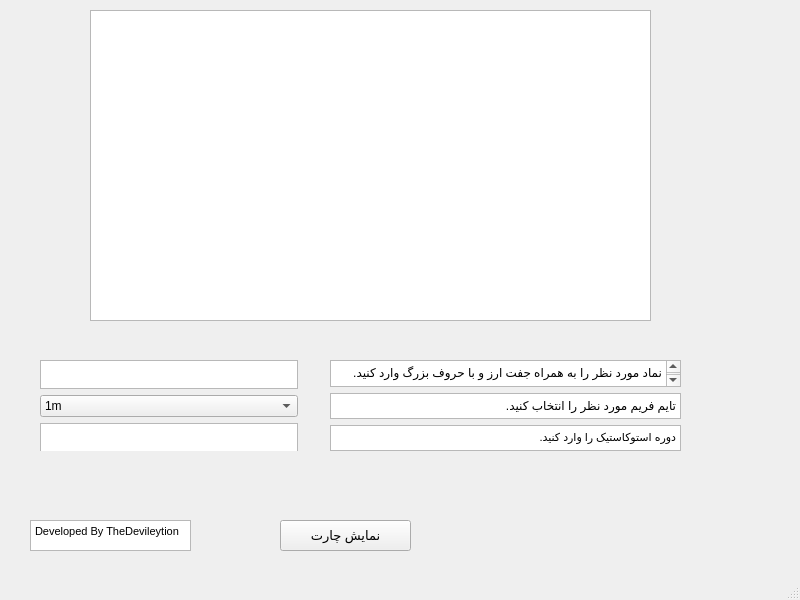
<?xml version="1.0" encoding="UTF-8"?>
<ui version="4.0">
 <class>MainWindow</class>
 <widget class="QMainWindow" name="MainWindow">
  <property name="geometry">
   <rect>
    <x>0</x>
    <y>0</y>
    <width>800</width>
    <height>600</height>
   </rect>
  </property>
  <property name="windowTitle">
   <string>MainWindow</string>
  </property>
  <widget class="QWidget" name="centralwidget">
   <widget class="QTextBrowser" name="text">
    <property name="geometry">
     <rect>
      <x>90</x>
      <y>10</y>
      <width>561</width>
      <height>311</height>
     </rect>
    </property>
   </widget>
   <widget class="QPushButton" name="pushButton">
    <property name="geometry">
     <rect>
      <x>280</x>
      <y>520</y>
      <width>131</width>
      <height>31</height>
     </rect>
    </property>
    <property name="font">
     <font>
      <pointsize>10</pointsize>
     </font>
    </property>
    <property name="text">
     <string>نمایش چارت</string>
    </property>
   </widget>
   <widget class="QTextBrowser" name="textBrowser_4">
    <property name="geometry">
     <rect>
      <x>30</x>
      <y>520</y>
      <width>161</width>
      <height>31</height>
     </rect>
    </property>
    <property name="html">
     <string>&lt;!DOCTYPE HTML PUBLIC &quot;-//W3C//DTD HTML 4.0//EN&quot; &quot;http://www.w3.org/TR/REC-html40/strict.dtd&quot;&gt;
&lt;html&gt;&lt;head&gt;&lt;meta name=&quot;qrichtext&quot; content=&quot;1&quot; /&gt;&lt;style type=&quot;text/css&quot;&gt;
p, li { white-space: pre-wrap; }
&lt;/style&gt;&lt;/head&gt;&lt;body style=&quot; font-family:'MS Shell Dlg 2'; font-size:8.25pt; font-weight:400; font-style:normal;&quot;&gt;
&lt;p style=&quot; margin-top:0px; margin-bottom:0px; margin-left:0px; margin-right:0px; -qt-block-indent:0; text-indent:0px;&quot;&gt;Developed By TheDevileytion&lt;/p&gt;&lt;/body&gt;&lt;/html&gt;</string>
    </property>
   </widget>
   <widget class="QWidget" name="">
    <property name="geometry">
     <rect>
      <x>330</x>
      <y>360</y>
      <width>351</width>
      <height>91</height>
     </rect>
    </property>
    <layout class="QGridLayout" name="gridLayout_2">
     <item row="0" column="0">
      <widget class="QTextBrowser" name="textBrowser">
       <property name="html">
        <string>&lt;!DOCTYPE HTML PUBLIC &quot;-//W3C//DTD HTML 4.0//EN&quot; &quot;http://www.w3.org/TR/REC-html40/strict.dtd&quot;&gt;
&lt;html&gt;&lt;head&gt;&lt;meta name=&quot;qrichtext&quot; content=&quot;1&quot; /&gt;&lt;style type=&quot;text/css&quot;&gt;
p, li { white-space: pre-wrap; }
&lt;/style&gt;&lt;/head&gt;&lt;body style=&quot; font-family:'MS Shell Dlg 2'; font-size:8.25pt; font-weight:400; font-style:normal;&quot;&gt;
&lt;p align=&quot;right&quot; style=&quot; margin-top:0px; margin-bottom:0px; margin-left:0px; margin-right:0px; -qt-block-indent:0; text-indent:0px;&quot;&gt;&lt;span style=&quot; font-size:9pt;&quot;&gt;.نماد مورد نظر را به همراه جفت ارز و با حروف بزرگ وارد کنید&lt;/span&gt;&lt;/p&gt;
&lt;p align=&quot;right&quot; style=&quot;-qt-paragraph-type:empty; margin-top:0px; margin-bottom:0px; margin-left:0px; margin-right:0px; -qt-block-indent:0; text-indent:0px; font-size:9pt;&quot;&gt;&lt;br /&gt;&lt;/p&gt;&lt;/body&gt;&lt;/html&gt;</string>
       </property>
      </widget>
     </item>
     <item row="1" column="0">
      <widget class="QTextBrowser" name="textBrowser_2">
       <property name="html">
        <string>&lt;!DOCTYPE HTML PUBLIC &quot;-//W3C//DTD HTML 4.0//EN&quot; &quot;http://www.w3.org/TR/REC-html40/strict.dtd&quot;&gt;
&lt;html&gt;&lt;head&gt;&lt;meta name=&quot;qrichtext&quot; content=&quot;1&quot; /&gt;&lt;style type=&quot;text/css&quot;&gt;
p, li { white-space: pre-wrap; }
&lt;/style&gt;&lt;/head&gt;&lt;body style=&quot; font-family:'MS Shell Dlg 2'; font-size:8.25pt; font-weight:400; font-style:normal;&quot;&gt;
&lt;p align=&quot;right&quot; style=&quot; margin-top:0px; margin-bottom:0px; margin-left:0px; margin-right:0px; -qt-block-indent:0; text-indent:0px;&quot;&gt;&lt;span style=&quot; font-size:9pt;&quot;&gt;.تایم فریم مورد نظر را انتخاب کنید&lt;/span&gt;&lt;/p&gt;&lt;/body&gt;&lt;/html&gt;</string>
       </property>
      </widget>
     </item>
     <item row="2" column="0">
      <widget class="QTextBrowser" name="textBrowser_3">
       <property name="html">
        <string>&lt;!DOCTYPE HTML PUBLIC &quot;-//W3C//DTD HTML 4.0//EN&quot; &quot;http://www.w3.org/TR/REC-html40/strict.dtd&quot;&gt;
&lt;html&gt;&lt;head&gt;&lt;meta name=&quot;qrichtext&quot; content=&quot;1&quot; /&gt;&lt;style type=&quot;text/css&quot;&gt;
p, li { white-space: pre-wrap; }
&lt;/style&gt;&lt;/head&gt;&lt;body style=&quot; font-family:'MS Shell Dlg 2'; font-size:8.25pt; font-weight:400; font-style:normal;&quot;&gt;
&lt;p align=&quot;right&quot; style=&quot; margin-top:0px; margin-bottom:0px; margin-left:0px; margin-right:0px; -qt-block-indent:0; text-indent:0px;&quot;&gt;.دوره استوکاستیک را وارد کنید&lt;/p&gt;&lt;/body&gt;&lt;/html&gt;</string>
       </property>
      </widget>
     </item>
    </layout>
   </widget>
   <widget class="QWidget" name="">
    <property name="geometry">
     <rect>
      <x>40</x>
      <y>360</y>
      <width>258</width>
      <height>91</height>
     </rect>
    </property>
    <layout class="QGridLayout" name="gridLayout">
     <item row="0" column="0">
      <widget class="QPlainTextEdit" name="plainTextEdit"/>
     </item>
     <item row="1" column="0">
      <widget class="QComboBox" name="comboBox">
       <item>
        <property name="text">
         <string>1m</string>
        </property>
       </item>
       <item>
        <property name="text">
         <string>3m</string>
        </property>
       </item>
       <item>
        <property name="text">
         <string>5m</string>
        </property>
       </item>
       <item>
        <property name="text">
         <string>15m</string>
        </property>
       </item>
       <item>
        <property name="text">
         <string>30m</string>
        </property>
       </item>
       <item>
        <property name="text">
         <string>1h</string>
        </property>
       </item>
       <item>
        <property name="text">
         <string>4h</string>
        </property>
       </item>
       <item>
        <property name="text">
         <string>12h</string>
        </property>
       </item>
       <item>
        <property name="text">
         <string>1d</string>
        </property>
       </item>
       <item>
        <property name="text">
         <string>1w</string>
        </property>
       </item>
      </widget>
     </item>
     <item row="2" column="0">
      <widget class="QPlainTextEdit" name="plainTextEdit_3"/>
     </item>
    </layout>
   </widget>
  </widget>
  <widget class="QMenuBar" name="menubar">
   <property name="geometry">
    <rect>
     <x>0</x>
     <y>0</y>
     <width>800</width>
     <height>20</height>
    </rect>
   </property>
  </widget>
  <widget class="QStatusBar" name="statusbar"/>
 </widget>
 <resources/>
 <connections/>
</ui>
